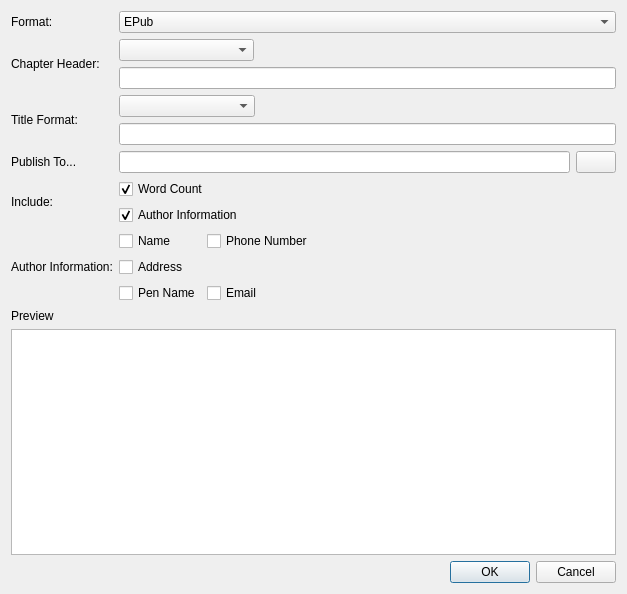
<?xml version="1.0" encoding="UTF-8"?>
<ui version="4.0">
 <class>PublisherDialog</class>
 <widget class="QDialog" name="PublisherDialog">
  <property name="geometry">
   <rect>
    <x>0</x>
    <y>0</y>
    <width>627</width>
    <height>594</height>
   </rect>
  </property>
  <property name="windowTitle">
   <string>Dialog</string>
  </property>
  <layout class="QFormLayout" name="formLayout">
   <item row="0" column="0">
    <widget class="QLabel" name="label">
     <property name="text">
      <string>Format:</string>
     </property>
    </widget>
   </item>
   <item row="0" column="1">
    <widget class="QComboBox" name="format">
     <item>
      <property name="text">
       <string>EPub</string>
      </property>
     </item>
     <item>
      <property name="text">
       <string>mobi</string>
      </property>
     </item>
     <item>
      <property name="text">
       <string>Markdown (without formatting)</string>
      </property>
     </item>
     <item>
      <property name="text">
       <string>Markdown (with formatting)</string>
      </property>
     </item>
     <item>
      <property name="text">
       <string>PDF</string>
      </property>
     </item>
     <item>
      <property name="text">
       <string>HTML</string>
      </property>
     </item>
     <item>
      <property name="text">
       <string>LibreOffice</string>
      </property>
     </item>
    </widget>
   </item>
   <item row="1" column="0">
    <widget class="QLabel" name="label_2">
     <property name="sizePolicy">
      <sizepolicy hsizetype="Preferred" vsizetype="Expanding">
       <horstretch>0</horstretch>
       <verstretch>0</verstretch>
      </sizepolicy>
     </property>
     <property name="text">
      <string>Chapter Header:</string>
     </property>
    </widget>
   </item>
   <item row="1" column="1">
    <layout class="QVBoxLayout" name="verticalLayout_2">
     <item>
      <layout class="QHBoxLayout" name="horizontalLayout">
       <property name="sizeConstraint">
        <enum>QLayout::SetMaximumSize</enum>
       </property>
       <item>
        <widget class="QComboBox" name="chapterHeaderCombo">
         <item>
          <property name="text">
           <string/>
          </property>
         </item>
         <item>
          <property name="text">
           <string>Chapter Title</string>
          </property>
         </item>
         <item>
          <property name="text">
           <string>New Line</string>
          </property>
         </item>
         <item>
          <property name="text">
           <string>I, II, III, ...</string>
          </property>
         </item>
         <item>
          <property name="text">
           <string>1, 2, 3, ...</string>
          </property>
         </item>
         <item>
          <property name="text">
           <string>One, Two, Three, ...</string>
          </property>
         </item>
        </widget>
       </item>
       <item>
        <spacer name="horizontalSpacer">
         <property name="orientation">
          <enum>Qt::Horizontal</enum>
         </property>
         <property name="sizeHint" stdset="0">
          <size>
           <width>40</width>
           <height>20</height>
          </size>
         </property>
        </spacer>
       </item>
      </layout>
     </item>
     <item>
      <widget class="QLineEdit" name="chapterHeaderText"/>
     </item>
    </layout>
   </item>
   <item row="2" column="0">
    <widget class="QLabel" name="label_3">
     <property name="sizePolicy">
      <sizepolicy hsizetype="Preferred" vsizetype="Expanding">
       <horstretch>0</horstretch>
       <verstretch>0</verstretch>
      </sizepolicy>
     </property>
     <property name="text">
      <string>Title Format:</string>
     </property>
     <property name="alignment">
      <set>Qt::AlignLeading|Qt::AlignLeft|Qt::AlignVCenter</set>
     </property>
    </widget>
   </item>
   <item row="2" column="1">
    <layout class="QVBoxLayout" name="verticalLayout">
     <item>
      <layout class="QHBoxLayout" name="horizontalLayout_3">
       <item>
        <widget class="QComboBox" name="titleCombo">
         <item>
          <property name="text">
           <string/>
          </property>
         </item>
         <item>
          <property name="text">
           <string>Novel Title</string>
          </property>
         </item>
         <item>
          <property name="text">
           <string>Short Novel Title</string>
          </property>
         </item>
         <item>
          <property name="text">
           <string>Author's Last Name</string>
          </property>
         </item>
         <item>
          <property name="text">
           <string>Author's Full Name</string>
          </property>
         </item>
         <item>
          <property name="text">
           <string>Page #</string>
          </property>
         </item>
        </widget>
       </item>
       <item>
        <spacer name="horizontalSpacer_2">
         <property name="orientation">
          <enum>Qt::Horizontal</enum>
         </property>
         <property name="sizeHint" stdset="0">
          <size>
           <width>40</width>
           <height>20</height>
          </size>
         </property>
        </spacer>
       </item>
      </layout>
     </item>
     <item>
      <widget class="QLineEdit" name="titleText"/>
     </item>
    </layout>
   </item>
   <item row="3" column="0">
    <widget class="QLabel" name="label_4">
     <property name="text">
      <string>Publish To...</string>
     </property>
    </widget>
   </item>
   <item row="3" column="1">
    <layout class="QHBoxLayout" name="horizontalLayout_2">
     <item>
      <widget class="QLineEdit" name="outputFile"/>
     </item>
     <item>
      <widget class="QPushButton" name="chooseDirectory">
       <property name="text">
        <string/>
       </property>
       <property name="icon">
        <iconset resource="../res/plotline.qrc">
         <normaloff>:/images/images/document-open-folder.png</normaloff>:/images/images/document-open-folder.png</iconset>
       </property>
      </widget>
     </item>
    </layout>
   </item>
   <item row="4" column="0">
    <widget class="QLabel" name="label_5">
     <property name="sizePolicy">
      <sizepolicy hsizetype="Preferred" vsizetype="Expanding">
       <horstretch>0</horstretch>
       <verstretch>0</verstretch>
      </sizepolicy>
     </property>
     <property name="text">
      <string>Include:</string>
     </property>
    </widget>
   </item>
   <item row="4" column="1">
    <layout class="QGridLayout" name="gridLayout_2">
     <item row="0" column="0">
      <widget class="QCheckBox" name="wordCount">
       <property name="text">
        <string>Word Count</string>
       </property>
       <property name="checked">
        <bool>true</bool>
       </property>
      </widget>
     </item>
     <item row="1" column="0">
      <widget class="QCheckBox" name="authorInformation">
       <property name="text">
        <string>Author Information</string>
       </property>
       <property name="checked">
        <bool>true</bool>
       </property>
      </widget>
     </item>
    </layout>
   </item>
   <item row="5" column="0">
    <widget class="QLabel" name="label_6">
     <property name="sizePolicy">
      <sizepolicy hsizetype="Preferred" vsizetype="Expanding">
       <horstretch>0</horstretch>
       <verstretch>0</verstretch>
      </sizepolicy>
     </property>
     <property name="text">
      <string>Author Information:</string>
     </property>
    </widget>
   </item>
   <item row="5" column="1">
    <layout class="QGridLayout" name="gridLayout">
     <item row="1" column="0" colspan="2">
      <widget class="QCheckBox" name="authorAddress">
       <property name="text">
        <string>Address</string>
       </property>
      </widget>
     </item>
     <item row="2" column="0">
      <widget class="QCheckBox" name="authorPenname">
       <property name="text">
        <string>Pen Name</string>
       </property>
      </widget>
     </item>
     <item row="2" column="1">
      <widget class="QCheckBox" name="authorEmail">
       <property name="text">
        <string>Email</string>
       </property>
      </widget>
     </item>
     <item row="0" column="1">
      <widget class="QCheckBox" name="authorPhone">
       <property name="text">
        <string>Phone Number</string>
       </property>
      </widget>
     </item>
     <item row="0" column="0">
      <widget class="QCheckBox" name="authorName">
       <property name="text">
        <string>Name</string>
       </property>
      </widget>
     </item>
     <item row="0" column="2">
      <spacer name="horizontalSpacer_3">
       <property name="orientation">
        <enum>Qt::Horizontal</enum>
       </property>
       <property name="sizeHint" stdset="0">
        <size>
         <width>40</width>
         <height>20</height>
        </size>
       </property>
      </spacer>
     </item>
    </layout>
   </item>
   <item row="6" column="0">
    <widget class="QLabel" name="label_7">
     <property name="text">
      <string>Preview</string>
     </property>
    </widget>
   </item>
   <item row="7" column="0" colspan="2">
    <widget class="QPlainTextEdit" name="preview">
     <property name="readOnly">
      <bool>true</bool>
     </property>
    </widget>
   </item>
   <item row="8" column="0" colspan="2">
    <widget class="QDialogButtonBox" name="buttonBox">
     <property name="orientation">
      <enum>Qt::Horizontal</enum>
     </property>
     <property name="standardButtons">
      <set>QDialogButtonBox::Cancel|QDialogButtonBox::Ok</set>
     </property>
     <property name="centerButtons">
      <bool>false</bool>
     </property>
    </widget>
   </item>
  </layout>
 </widget>
 <resources>
  <include location="../res/plotline.qrc"/>
 </resources>
 <connections>
  <connection>
   <sender>buttonBox</sender>
   <signal>accepted()</signal>
   <receiver>PublisherDialog</receiver>
   <slot>accept()</slot>
   <hints>
    <hint type="sourcelabel">
     <x>227</x>
     <y>492</y>
    </hint>
    <hint type="destinationlabel">
     <x>157</x>
     <y>274</y>
    </hint>
   </hints>
  </connection>
  <connection>
   <sender>buttonBox</sender>
   <signal>rejected()</signal>
   <receiver>PublisherDialog</receiver>
   <slot>reject()</slot>
   <hints>
    <hint type="sourcelabel">
     <x>295</x>
     <y>498</y>
    </hint>
    <hint type="destinationlabel">
     <x>286</x>
     <y>274</y>
    </hint>
   </hints>
  </connection>
  <connection>
   <sender>authorInformation</sender>
   <signal>toggled(bool)</signal>
   <receiver>authorName</receiver>
   <slot>setEnabled(bool)</slot>
   <hints>
    <hint type="sourcelabel">
     <x>158</x>
     <y>239</y>
    </hint>
    <hint type="destinationlabel">
     <x>192</x>
     <y>269</y>
    </hint>
   </hints>
  </connection>
  <connection>
   <sender>authorInformation</sender>
   <signal>toggled(bool)</signal>
   <receiver>authorAddress</receiver>
   <slot>setEnabled(bool)</slot>
   <hints>
    <hint type="sourcelabel">
     <x>263</x>
     <y>249</y>
    </hint>
    <hint type="destinationlabel">
     <x>202</x>
     <y>302</y>
    </hint>
   </hints>
  </connection>
  <connection>
   <sender>authorInformation</sender>
   <signal>toggled(bool)</signal>
   <receiver>authorPenname</receiver>
   <slot>setEnabled(bool)</slot>
   <hints>
    <hint type="sourcelabel">
     <x>287</x>
     <y>246</y>
    </hint>
    <hint type="destinationlabel">
     <x>190</x>
     <y>323</y>
    </hint>
   </hints>
  </connection>
  <connection>
   <sender>authorInformation</sender>
   <signal>toggled(bool)</signal>
   <receiver>authorPhone</receiver>
   <slot>setEnabled(bool)</slot>
   <hints>
    <hint type="sourcelabel">
     <x>347</x>
     <y>250</y>
    </hint>
    <hint type="destinationlabel">
     <x>337</x>
     <y>277</y>
    </hint>
   </hints>
  </connection>
  <connection>
   <sender>authorInformation</sender>
   <signal>toggled(bool)</signal>
   <receiver>authorEmail</receiver>
   <slot>setEnabled(bool)</slot>
   <hints>
    <hint type="sourcelabel">
     <x>369</x>
     <y>238</y>
    </hint>
    <hint type="destinationlabel">
     <x>287</x>
     <y>326</y>
    </hint>
   </hints>
  </connection>
 </connections>
</ui>
